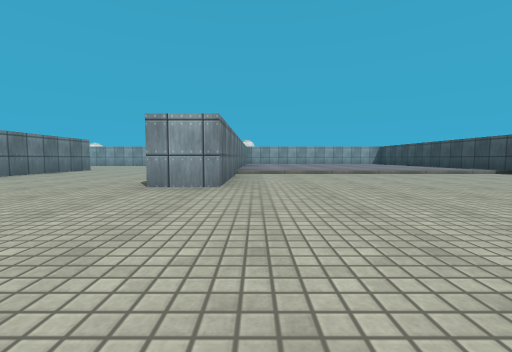
view 1 (above)

24 first-person views from a walk through a scene from a Unity 3-D project. The camera is 0.4 m above the floor, tilts 4° down and sees 90° across. The floor is counted in squares, 1 m on a side. Each view is taken from the middle of a square. On the plan, view 1 faces up. The plan holds only what a view shows up to about 9 squares ahead; the rest is blank. The place goes on beyond the plan. The player is left out. Surface patterns are stand-ins for the level's own textures.

view 2
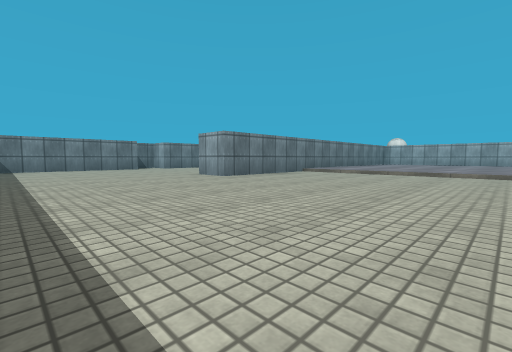

view 3
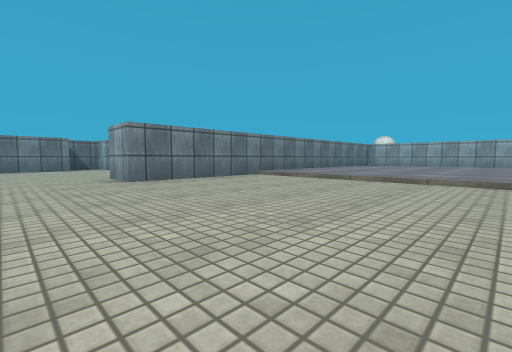

view 4
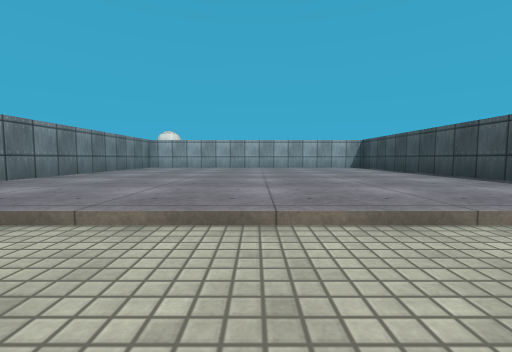

view 5
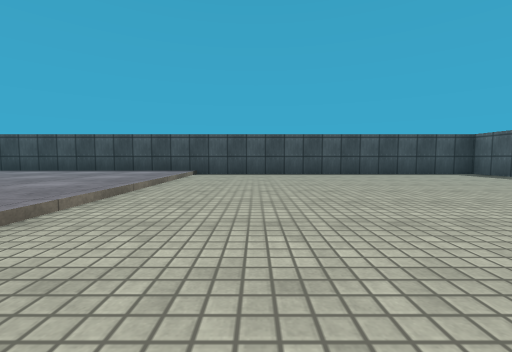

view 6
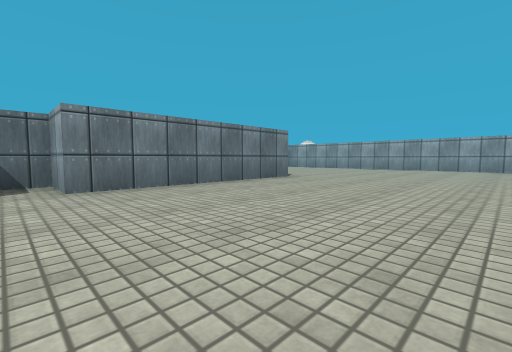

view 7
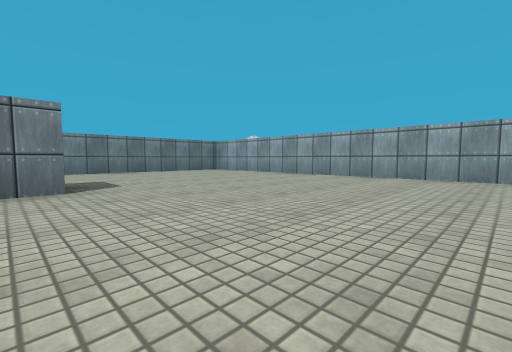

view 8
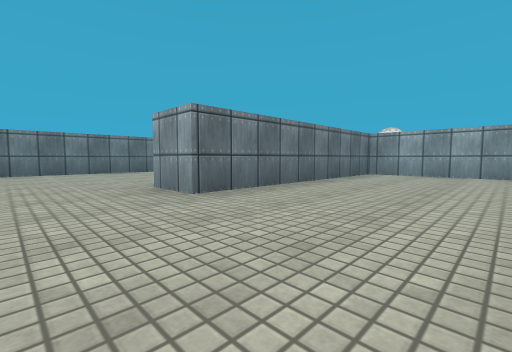

view 9
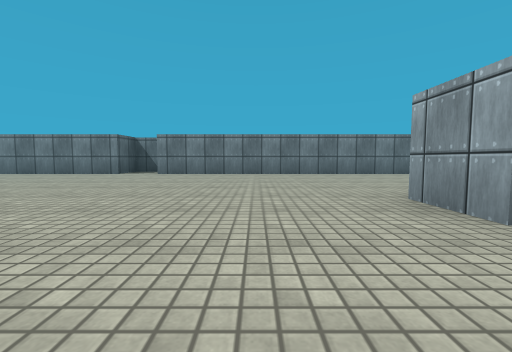

view 10
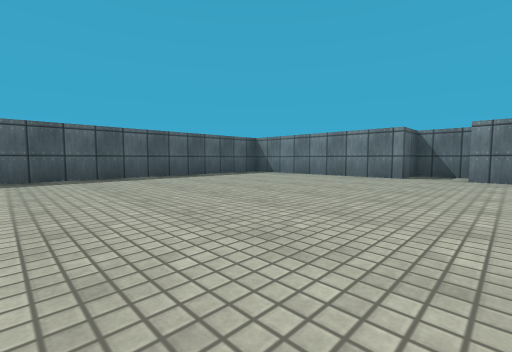

view 11
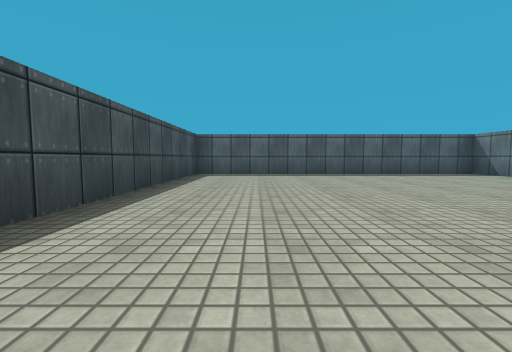

view 12
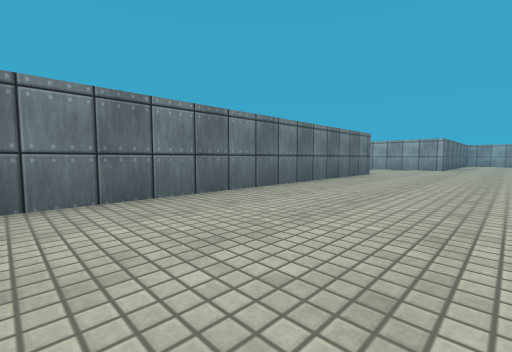

view 13
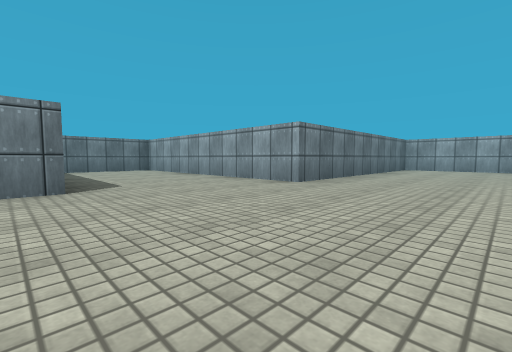

view 14
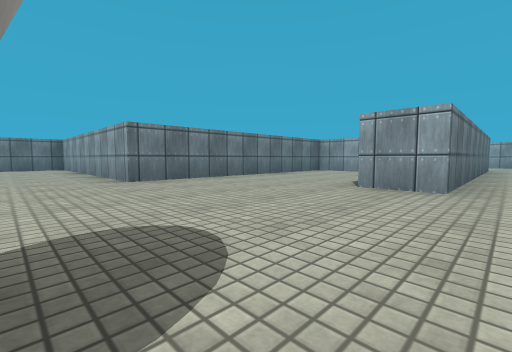

view 15
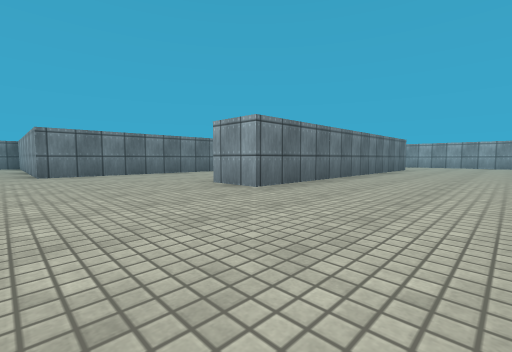

view 16
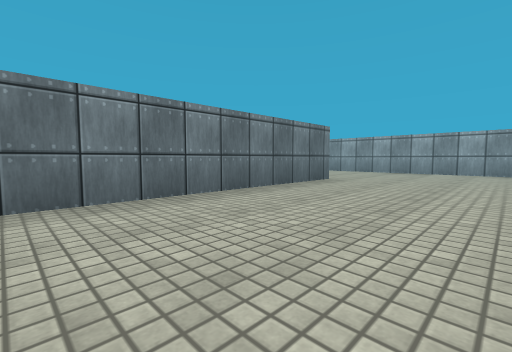

view 17
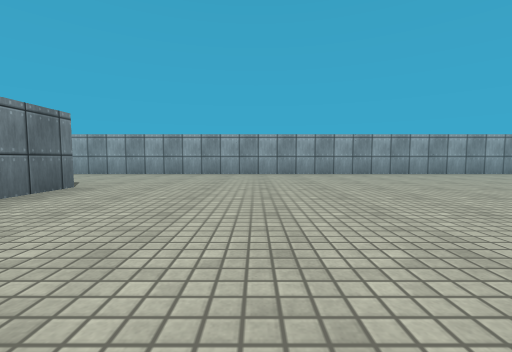

view 18
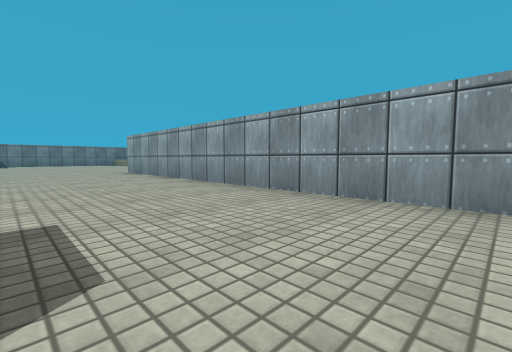

view 19
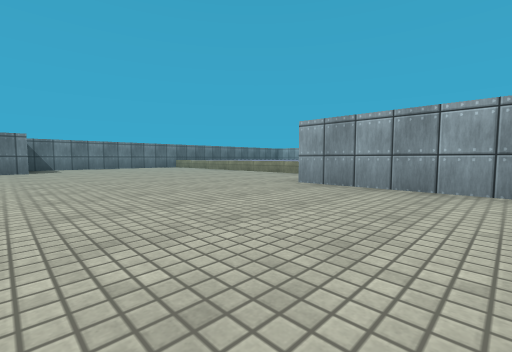

view 20
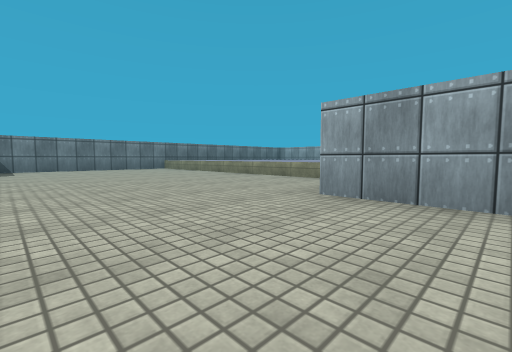

view 21
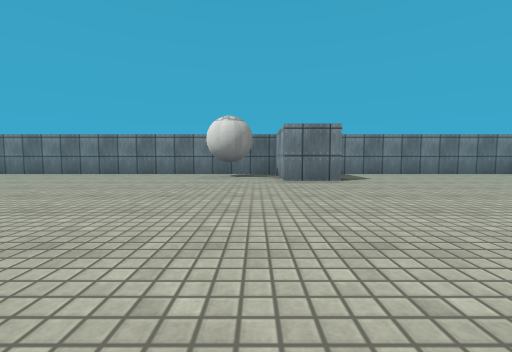

view 22
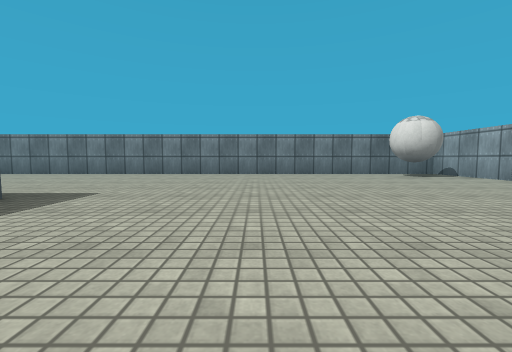

view 23
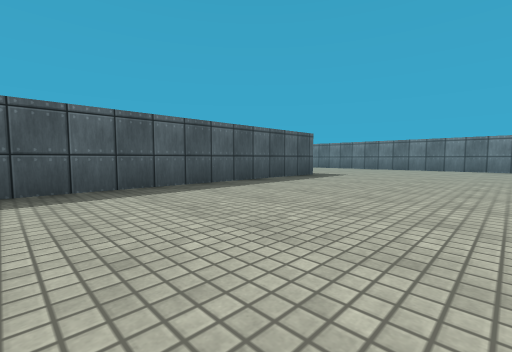

view 24
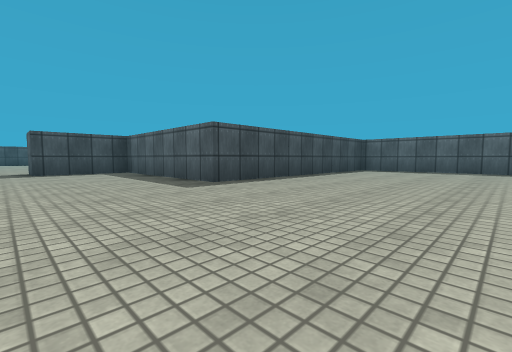

### Floor plan
Points are (right, up) in squares from view 1. A wall is a line through its corners. A room is listed if a view was taken in it or the views show most of it. See-through windows are left out.
Room 1 (views 1, 2, 3, 4, 5, 6, 7, 8, 9, 10, 11, 12, 13, 14, 15, 16, 17, 18)
walls: (-1.9, 13.5) (-9.5, 13.5) (-9.5, 8.5) (-10.5, 8.5); (-5.5, 8.6) (-5.5, 4.5) (-6.5, 4.5) (-6.5, 3.6); (-5.5, 3.6) (-5.5, 0); (-14.5, 14.6) (-14.5, 4.5); (-11, 23.5) (-13.5, 23.5) (-13.5, 17.5) (-19.5, 17.5) (-19.5, 15.1); (-15.5, 4.5) (-15.5, 3.5) (-14.5, 3.5) (-14.5, -0.5) (-7.5, -0.5) (-7.5, 4.6); (-9.5, 26.5) (-9.5, 19.5) (-10.5, 19.5); (-0.5, 29.5) (-8.5, 29.5); (5.5, -0.5) (6.5, -0.5) (6.5, 13.5) (-0.5, 13.5) (-0.5, 3.5) (-1.5, 3.5)
ways out: opening at (-8.3, 28) to room 2
objects: ball (-10, 15) to (-10, 16)
Room 2 (views 19, 20, 21, 22, 23, 24)
walls: (-20.5, 18.5) (-14.5, 18.5) (-14.5, 24.5) (-10.5, 24.5) (-10.5, 26.5) (-9.5, 26.5); (-22.5, 26.6) (-22.5, 25.5) (-24.5, 25.5) (-24.5, 14.5); (-24.5, 31.5) (-24.5, 26.6); (-8.5, 29.5) (-16.5, 29.5)
ways out: opening at (-8.3, 28) to room 1
objects: ball (-24, 24) to (-23, 25)

Where each view was taken, in squares from view 1:
view 1: 0 up, 0 right, facing up
view 2: 0 up, 4 right, facing up-left
view 3: 2 up, 4 right, facing up-left
view 4: 5 up, 3 right, facing up
view 5: 5 up, 0 right, facing right
view 6: 4 up, 2 left, facing up-left
view 7: 8 up, 2 left, facing up-left
view 8: 7 up, 7 left, facing up-left
view 9: 7 up, 8 left, facing left
view 10: 5 up, 9 left, facing down-left
view 11: 6 up, 9 left, facing down
view 12: 8 up, 12 left, facing up-left
view 13: 14 up, 11 left, facing up-left
view 14: 16 up, 9 left, facing up-left
view 15: 17 up, 7 left, facing up-left
view 16: 22 up, 7 left, facing up-left
view 17: 23 up, 7 left, facing up
view 18: 27 up, 9 left, facing up-left
view 19: 26 up, 14 left, facing up-left
view 20: 27 up, 15 left, facing up-left
view 21: 25 up, 18 left, facing left
view 22: 21 up, 18 left, facing left
view 23: 22 up, 15 left, facing down-left
view 24: 27 up, 18 left, facing down-right
